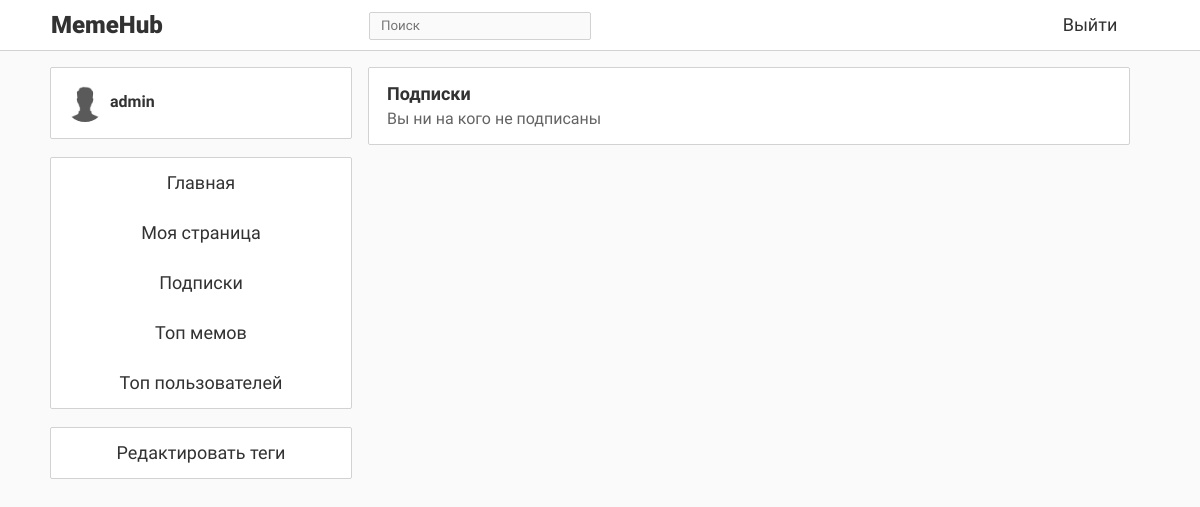
The page /subscribed (signed in) on the database as committed earlier.
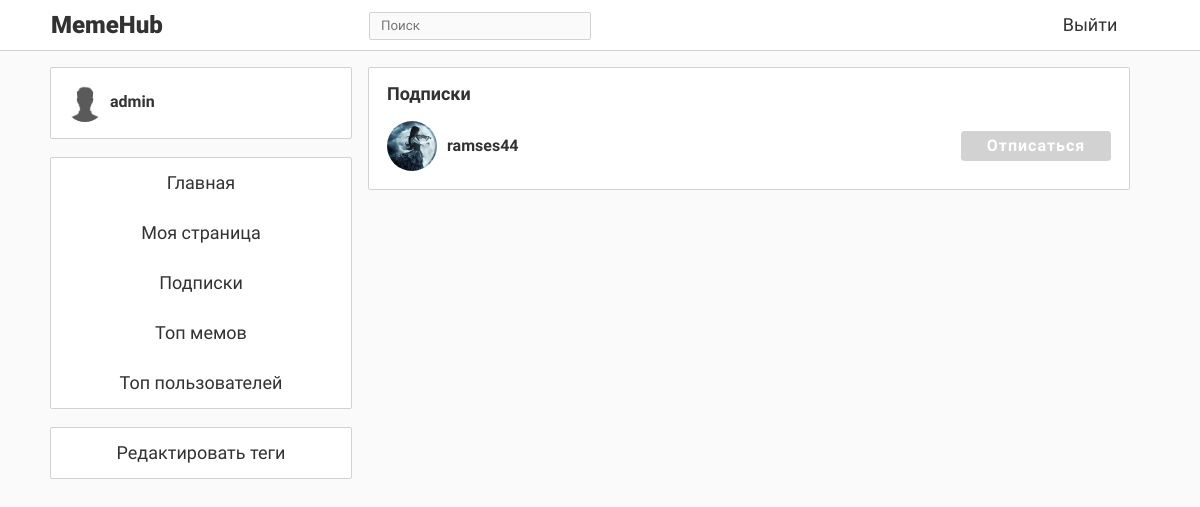
The same page on the database as committed later.
### data/users.py (models this page shows, shortened)
class User(SqlAlchemyBase, UserMixin, SerializerMixin):
    __tablename__ = 'users'
    id = sqlalchemy.Column(sqlalchemy.Integer,
                           primary_key=True, autoincrement=True)
    email = sqlalchemy.Column(sqlalchemy.String, unique=True, index=True, nullable=False)
    role = sqlalchemy.Column(sqlalchemy.Integer, default=0)
    hashed_password = sqlalchemy.Column(sqlalchemy.String, nullable=False)
    alias = sqlalchemy.Column(sqlalchemy.String, nullable=False)  # То, как пользователь подписан у других
    about = sqlalchemy.Column(sqlalchemy.String, nullable=True)
    bdate = sqlalchemy.Column(sqlalchemy.DateTime, nullable=True)
    memes = orm.relation("Meme", back_populates='author_')
    avatar = sqlalchemy.Column(sqlalchemy.String, default='default.png')
    liked = orm.relation("Meme", secondary='likes', backref='user', lazy='dynamic')
    repostes = orm.relation("Repost", back_populates='user_')
    subscribed = orm.relationship("User", secondary='subscribes',
                                  primaryjoin=(followers.c.subscriber == id),
                                  secondaryjoin=(followers.c.author == id),
                                  backref='subscriber', lazy='dynamic')
    subscribers = orm.relation("User", secondary='subscribes',
                               primaryjoin=(followers.c.author == id),
                               secondaryjoin=(followers.c.subscriber == id),
                               backref='author', lazy='dynamic')
    rating = sqlalchemy.Column(sqlalchemy.Integer, default=0)
    is_blocked = sqlalchemy.Column(sqlalchemy.Boolean, default=False)
    def get_info(self):
        return {'username': self.alias, 'avatar': '../../static/img/avatars/' + self.avatar, 'id': self.id}

### main.py (the view)
@app.route('/subscribed', methods=['GET', 'POST'])
def subscribed():
    session = db_session.create_session()
    data = gen_data()
    data['subscribes'] = [i.get_info() for i in load_user(current_user.id).subscribed]
    return render_template('subscribed.html', title='Добавить тег', current_user=current_user, data=data)

### auxiliary/meme_selector.py (called while the page is built)
def get_from_memes(lst, bs=(0, 0)):  # bs - barriers
    sted = sorted(lst, key=SORT_KEY)
    return sted[-bs[0]:-bs[1]] if bs[1] else sted[-bs[0]:]

def get_pubs(*us, bs=(0, 0)) -> list:  # bs - barriers
    res = []
    for u in us:
        res += sorted(list(u.repostes) + list(u.memes), key=SORT_KEY, reverse=True)
    if bs:
        res = res[-bs[0]:-bs[1]] if bs[1] else res[-bs[0]:]
    return res

def get_basis(uid):
    ses = create_session()
    user = ses.query(User).get(uid)  # Получаем пользователя
    liked = get_from_memes(user.liked, (LIKED_MEMES_BASIS, 0))
    return liked

def get_tags(*memes_list):
    tags = {}
    for meme in memes_list:
        for tag in meme.tags:
            tags[tag.id] = tags.get(tag.id, 0) + 1
    return tags

def get_most_popular():
    ses = create_session()
    return sorted(ses.query(Meme), key=lambda x: len(list(x.likes)), reverse=True)[:TOP_LEN]

### data/db_session.py (called while the page is built)
def create_session() -> Session:
    global __factory
    return __factory()

### data/memes.py (called while the page is built)
    def __eq__(self, other):
        return self.id == other.id

    def __hash__(self):
        return hash(str(self.id) + 'm')

### templates/subscribed.html (shortened to what this page needs)
{% extends "base.html" %}
{% block content %}
    <div class="meme_block fixed_block">
        <div class="publish_block">
            <div class="pub_head">Подписки</div>
            {% if not data['subscribes'] %}
                 <div class="pub_notes">Вы ни на кого не подписаны</div>
            {% endif %}
            {% for user in data['subscribes'] %}
                <div class="subs_block" id="subs_{{ user["id"] }}">
                    <div class="subs_user_block">
                        <a href="/author/{{ user["id"] }}"><img src="{{ user['avatar'] }}" class="subs_img"></a>
                        <a href="/author/{{ user["id"] }}"><div class="subs_username">{{ user['username'] }}</div></a>
                    </div>
                    <div class="subs_button" onclick="unsub_click('{{ user["id"] }}', 'subs_{{ user["id"] }}');">Отписаться</div>
                </div>
            {% endfor %}
        </div>
    </div>
{% endblock %}

Rows that differ between the two databases and show on the page:
now on this page (row edited): User: username "ramses44"
Other text that changed with them:
text no longer shown: "Вы ни на кого не подписаны"
